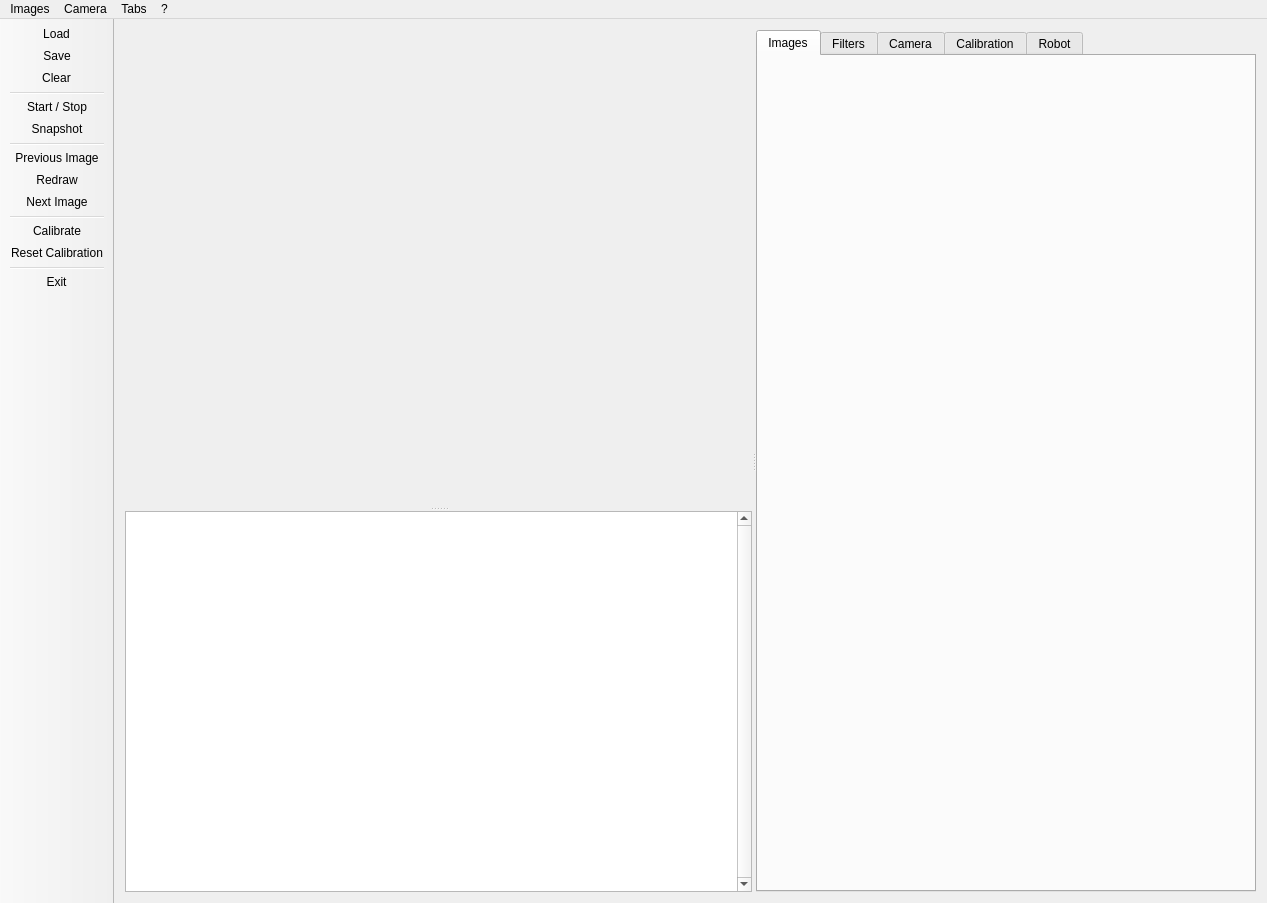
<?xml version="1.0" encoding="UTF-8"?>
<ui version="4.0">
 <class>MainWindow</class>
 <widget class="QMainWindow" name="MainWindow">
  <property name="geometry">
   <rect>
    <x>0</x>
    <y>0</y>
    <width>1267</width>
    <height>903</height>
   </rect>
  </property>
  <property name="sizePolicy">
   <sizepolicy hsizetype="Expanding" vsizetype="Expanding">
    <horstretch>0</horstretch>
    <verstretch>0</verstretch>
   </sizepolicy>
  </property>
  <property name="windowTitle">
   <string>Pastie</string>
  </property>
  <property name="iconSize">
   <size>
    <width>32</width>
    <height>32</height>
   </size>
  </property>
  <property name="tabShape">
   <enum>QTabWidget::Triangular</enum>
  </property>
  <widget class="QWidget" name="centralWidget">
   <layout class="QHBoxLayout" name="horizontalLayout">
    <item>
     <widget class="QSplitter" name="splitterH">
      <property name="sizePolicy">
       <sizepolicy hsizetype="Preferred" vsizetype="Preferred">
        <horstretch>0</horstretch>
        <verstretch>0</verstretch>
       </sizepolicy>
      </property>
      <property name="minimumSize">
       <size>
        <width>320</width>
        <height>0</height>
       </size>
      </property>
      <property name="orientation">
       <enum>Qt::Horizontal</enum>
      </property>
      <widget class="QSplitter" name="splitterV">
       <property name="orientation">
        <enum>Qt::Vertical</enum>
       </property>
       <widget class="Viewer" name="viewer" native="true">
        <property name="sizePolicy">
         <sizepolicy hsizetype="Expanding" vsizetype="Expanding">
          <horstretch>0</horstretch>
          <verstretch>0</verstretch>
         </sizepolicy>
        </property>
        <property name="minimumSize">
         <size>
          <width>320</width>
          <height>240</height>
         </size>
        </property>
        <property name="contextMenuPolicy">
         <enum>Qt::DefaultContextMenu</enum>
        </property>
       </widget>
       <widget class="Console" name="logConsole">
        <property name="sizePolicy">
         <sizepolicy hsizetype="Preferred" vsizetype="Minimum">
          <horstretch>0</horstretch>
          <verstretch>0</verstretch>
         </sizepolicy>
        </property>
        <property name="minimumSize">
         <size>
          <width>0</width>
          <height>150</height>
         </size>
        </property>
        <property name="verticalScrollBarPolicy">
         <enum>Qt::ScrollBarAlwaysOn</enum>
        </property>
        <property name="undoRedoEnabled">
         <bool>false</bool>
        </property>
        <property name="lineWrapMode">
         <enum>QPlainTextEdit::WidgetWidth</enum>
        </property>
        <property name="readOnly">
         <bool>true</bool>
        </property>
        <property name="plainText">
         <string/>
        </property>
        <property name="centerOnScroll">
         <bool>true</bool>
        </property>
       </widget>
      </widget>
      <widget class="QTabWidget" name="tabWidget">
       <property name="enabled">
        <bool>true</bool>
       </property>
       <property name="sizePolicy">
        <sizepolicy hsizetype="Preferred" vsizetype="Preferred">
         <horstretch>0</horstretch>
         <verstretch>0</verstretch>
        </sizepolicy>
       </property>
       <property name="minimumSize">
        <size>
         <width>200</width>
         <height>400</height>
        </size>
       </property>
       <property name="maximumSize">
        <size>
         <width>16777215</width>
         <height>16777215</height>
        </size>
       </property>
       <property name="tabShape">
        <enum>QTabWidget::Rounded</enum>
       </property>
       <property name="currentIndex">
        <number>0</number>
       </property>
       <widget class="TabImages" name="tabImages">
        <attribute name="title">
         <string>Images</string>
        </attribute>
       </widget>
       <widget class="TabFilters" name="tabFilters">
        <attribute name="title">
         <string>Filters</string>
        </attribute>
       </widget>
       <widget class="TabCamera" name="tabCamera">
        <attribute name="title">
         <string>Camera</string>
        </attribute>
       </widget>
       <widget class="TabCalibration" name="tabCalibration">
        <attribute name="title">
         <string>Calibration</string>
        </attribute>
       </widget>
       <widget class="TabRobot" name="tabRobot">
        <attribute name="title">
         <string>Robot</string>
        </attribute>
       </widget>
      </widget>
     </widget>
    </item>
   </layout>
  </widget>
  <widget class="QToolBar" name="toolBar">
   <property name="windowTitle">
    <string>toolBar</string>
   </property>
   <property name="autoFillBackground">
    <bool>true</bool>
   </property>
   <property name="movable">
    <bool>false</bool>
   </property>
   <property name="iconSize">
    <size>
     <width>24</width>
     <height>24</height>
    </size>
   </property>
   <property name="floatable">
    <bool>false</bool>
   </property>
   <attribute name="toolBarArea">
    <enum>LeftToolBarArea</enum>
   </attribute>
   <attribute name="toolBarBreak">
    <bool>false</bool>
   </attribute>
   <addaction name="actionLoad"/>
   <addaction name="actionSave"/>
   <addaction name="actionClear"/>
   <addaction name="separator"/>
   <addaction name="actionPlay"/>
   <addaction name="actionSnapshot"/>
   <addaction name="separator"/>
   <addaction name="actionPrevImage"/>
   <addaction name="actionRedraw"/>
   <addaction name="actionNextImage"/>
   <addaction name="separator"/>
   <addaction name="actionCalibrate"/>
   <addaction name="actionReset"/>
   <addaction name="separator"/>
   <addaction name="actionExit"/>
  </widget>
  <widget class="QMenuBar" name="menuBar">
   <property name="geometry">
    <rect>
     <x>0</x>
     <y>0</y>
     <width>1267</width>
     <height>22</height>
    </rect>
   </property>
   <property name="nativeMenuBar">
    <bool>true</bool>
   </property>
   <widget class="QMenu" name="menuFile">
    <property name="title">
     <string>Images</string>
    </property>
    <addaction name="actionLoad"/>
    <addaction name="actionClear"/>
    <addaction name="separator"/>
    <addaction name="actionExit"/>
   </widget>
   <widget class="QMenu" name="menu">
    <property name="title">
     <string>?</string>
    </property>
    <addaction name="actionAbout"/>
   </widget>
   <widget class="QMenu" name="menuCamera">
    <property name="title">
     <string>Camera</string>
    </property>
    <addaction name="actionSnapshot"/>
    <addaction name="actionPlay"/>
    <addaction name="actionCalibrate"/>
   </widget>
   <widget class="QMenu" name="menuTabs">
    <property name="title">
     <string>Tabs</string>
    </property>
    <addaction name="actionTabImages"/>
    <addaction name="actionTabCamera"/>
    <addaction name="actionTabFilters"/>
    <addaction name="actionTabCalibration"/>
   </widget>
   <addaction name="menuFile"/>
   <addaction name="menuCamera"/>
   <addaction name="menuTabs"/>
   <addaction name="menu"/>
  </widget>
  <action name="actionLoad">
   <property name="icon">
    <iconset theme="document-open" resource="images.qrc">
     <normaloff>:/icons/resources/document-open.png</normaloff>:/icons/resources/document-open.png</iconset>
   </property>
   <property name="text">
    <string>Load</string>
   </property>
   <property name="toolTip">
    <string>Load images from files</string>
   </property>
   <property name="shortcut">
    <string>Ctrl+O</string>
   </property>
  </action>
  <action name="actionExit">
   <property name="icon">
    <iconset resource="images.qrc">
     <normaloff>:/icons/resources/system-log-out.png</normaloff>:/icons/resources/system-log-out.png</iconset>
   </property>
   <property name="text">
    <string>Exit</string>
   </property>
   <property name="toolTip">
    <string>Quit program</string>
   </property>
   <property name="shortcut">
    <string>Ctrl+Q</string>
   </property>
  </action>
  <action name="actionAbout">
   <property name="text">
    <string>About</string>
   </property>
  </action>
  <action name="actionCalibrate">
   <property name="icon">
    <iconset resource="images.qrc">
     <normaloff>:/icons/resources/calibrate.png</normaloff>:/icons/resources/calibrate.png</iconset>
   </property>
   <property name="text">
    <string>Calibrate</string>
   </property>
   <property name="shortcut">
    <string>Ctrl+C</string>
   </property>
  </action>
  <action name="actionClear">
   <property name="icon">
    <iconset resource="images.qrc">
     <normaloff>:/icons/resources/edit-clear.png</normaloff>:/icons/resources/edit-clear.png</iconset>
   </property>
   <property name="text">
    <string>Clear</string>
   </property>
   <property name="toolTip">
    <string>Remove all images from the list</string>
   </property>
   <property name="shortcut">
    <string>Ctrl+P</string>
   </property>
  </action>
  <action name="actionPlay">
   <property name="checkable">
    <bool>true</bool>
   </property>
   <property name="enabled">
    <bool>true</bool>
   </property>
   <property name="icon">
    <iconset resource="images.qrc">
     <normaloff>:/icons/resources/media-playback-start.png</normaloff>
     <normalon>:/icons/resources/media-playback-stop.png</normalon>:/icons/resources/media-playback-start.png</iconset>
   </property>
   <property name="text">
    <string>Start / Stop</string>
   </property>
   <property name="toolTip">
    <string>Start / Stop the live preview</string>
   </property>
   <property name="shortcut">
    <string>Ctrl+X</string>
   </property>
  </action>
  <action name="actionSnapshot">
   <property name="icon">
    <iconset resource="images.qrc">
     <normaloff>:/icons/resources/camera-photo.png</normaloff>:/icons/resources/camera-photo.png</iconset>
   </property>
   <property name="text">
    <string>Snapshot</string>
   </property>
   <property name="toolTip">
    <string>Take a snapshot of the current viewfinder</string>
   </property>
   <property name="shortcut">
    <string>Ctrl+Y</string>
   </property>
  </action>
  <action name="actionPrevImage">
   <property name="icon">
    <iconset resource="images.qrc">
     <normaloff>:/icons/resources/go-previous.png</normaloff>:/icons/resources/go-previous.png</iconset>
   </property>
   <property name="text">
    <string>Previous Image</string>
   </property>
   <property name="toolTip">
    <string>Show previous image from list</string>
   </property>
   <property name="shortcut">
    <string>Down</string>
   </property>
  </action>
  <action name="actionNextImage">
   <property name="icon">
    <iconset resource="images.qrc">
     <normaloff>:/icons/resources/go-next.png</normaloff>:/icons/resources/go-next.png</iconset>
   </property>
   <property name="text">
    <string>Next Image</string>
   </property>
   <property name="toolTip">
    <string>Show next image from list</string>
   </property>
   <property name="shortcut">
    <string>Up</string>
   </property>
  </action>
  <action name="actionSave">
   <property name="icon">
    <iconset resource="images.qrc">
     <normaloff>:/icons/resources/document-save.png</normaloff>:/icons/resources/document-save.png</iconset>
   </property>
   <property name="text">
    <string>Save</string>
   </property>
   <property name="toolTip">
    <string>Save the current image to a file</string>
   </property>
   <property name="shortcut">
    <string>Ctrl+S</string>
   </property>
  </action>
  <action name="actionReset">
   <property name="icon">
    <iconset resource="images.qrc">
     <normaloff>:/icons/resources/edit-undo.png</normaloff>:/icons/resources/edit-undo.png</iconset>
   </property>
   <property name="text">
    <string>Reset Calibration</string>
   </property>
   <property name="toolTip">
    <string>Reset camera matrix and distortion coefficients obtained through calibration</string>
   </property>
   <property name="shortcut">
    <string>Ctrl+R</string>
   </property>
  </action>
  <action name="actionTabImages">
   <property name="text">
    <string>Images</string>
   </property>
   <property name="shortcut">
    <string>F1</string>
   </property>
  </action>
  <action name="actionTabFilters">
   <property name="text">
    <string>Filters</string>
   </property>
   <property name="shortcut">
    <string>F2</string>
   </property>
  </action>
  <action name="actionTabCamera">
   <property name="text">
    <string>Camera</string>
   </property>
   <property name="shortcut">
    <string>F3</string>
   </property>
  </action>
  <action name="actionTabCalibration">
   <property name="text">
    <string>Calibration</string>
   </property>
   <property name="shortcut">
    <string>F4</string>
   </property>
  </action>
  <action name="actionRedraw">
   <property name="icon">
    <iconset resource="images.qrc">
     <normaloff>:/icons/resources/view-refresh.png</normaloff>:/icons/resources/view-refresh.png</iconset>
   </property>
   <property name="text">
    <string>Redraw</string>
   </property>
   <property name="shortcut">
    <string>F5</string>
   </property>
  </action>
 </widget>
 <layoutdefault spacing="6" margin="11"/>
 <customwidgets>
  <customwidget>
   <class>Viewer</class>
   <extends>QWidget</extends>
   <header>viewer.h</header>
   <container>1</container>
  </customwidget>
  <customwidget>
   <class>Console</class>
   <extends>QPlainTextEdit</extends>
   <header>console.h</header>
  </customwidget>
  <customwidget>
   <class>TabImages</class>
   <extends>QWidget</extends>
   <header>tabimages.h</header>
   <container>1</container>
  </customwidget>
  <customwidget>
   <class>TabFilters</class>
   <extends>QWidget</extends>
   <header>tabfilters.h</header>
   <container>1</container>
  </customwidget>
  <customwidget>
   <class>TabCamera</class>
   <extends>QWidget</extends>
   <header>tabcamera.h</header>
   <container>1</container>
  </customwidget>
  <customwidget>
   <class>TabCalibration</class>
   <extends>QWidget</extends>
   <header>tabcalibration.h</header>
   <container>1</container>
  </customwidget>
  <customwidget>
   <class>TabRobot</class>
   <extends>QWidget</extends>
   <header>tabrobot.h</header>
   <container>1</container>
  </customwidget>
 </customwidgets>
 <resources>
  <include location="images.qrc"/>
 </resources>
 <connections/>
 <slots>
  <slot>showAbout()</slot>
 </slots>
</ui>
